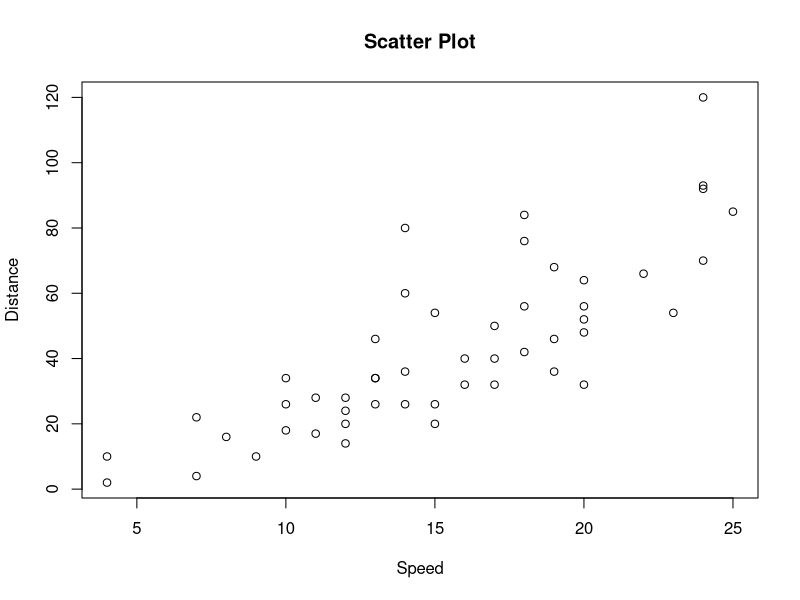
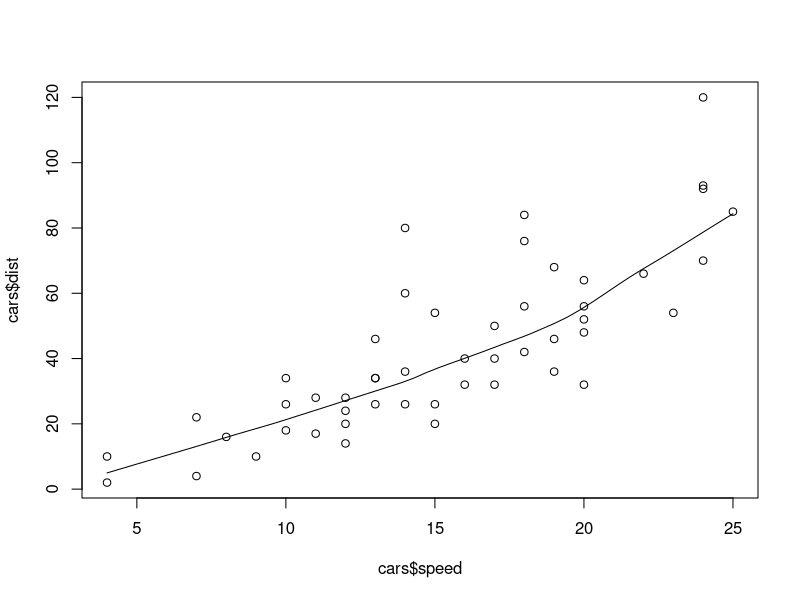
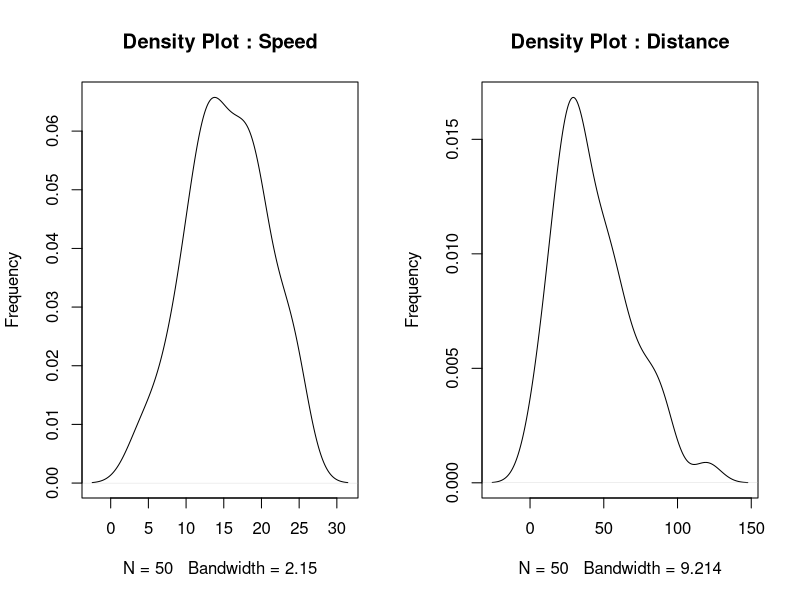

Reproduce these figures in R, in order.
# Linear Regression (Predictive)

head(cars, 6)

plot(cars$speed, cars$dist, xlab = "Speed", ylab = "Distance", main = "Scatter Plot")
scatter.smooth(cars$speed, cars$dist) # Generates line for graph

par(mfrow=c(1,2)) # (# of row, # of column), plotting in same area
plot(density(cars$speed), ylab = "Frequency",main = "Density Plot : Speed")
plot(density(cars$dist), ylab = "Frequency", main = "Density Plot : Distance")

cor(cars$speed, cars$dist)

# Explanatory regression model
linearmod = lm(dist ~ speed, data = cars) #Simple Regression (default alpha = 0.05)
linearmod
summary(linearmod)

# Predictive regression model 

set.seed(100)
training_rowindex = sample(1:nrow(cars), 0.8*nrow(cars)) #Row indicies for training data 
training_data = cars[training_rowindex,] #Model training data
test_data = cars[-training_rowindex,] #Model test data

lmodel = lm(dist ~ speed, data = training_data)
summary(lmodel)

#testing models performance 

dist_pred = predict(lmodel, test_data)
dist_pred

#evaluating model performance

install.packages("forecast")
library(forecast)

accuracy(test_data$dist, dist_pred)

#combine actual and predicted values 
test_data$dist

actual_pred = data.frame(cbind(actuals = test_data$dist, predicted = dist_pred))
actual_pred

































